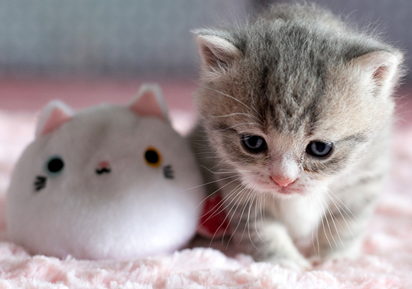
#> input picture images/cat.png, 412 x 289 px
$ jupyter execute --allow-errors computer_vision.ipynb
#> lines starting #> are read from the running program, lines starting #| are printed output that depends on the picture
[cell 1]
from PIL import Image
from numpy import *
import os
from numpy import array
from sklearn.decomposition import TruncatedSVD
import scipy
import numpy as np

[cell 2]
from IPython.core.display import HTML
HTML("""
<style>
.output_png {
    display: table-cell;
    text-align: center;
    margin:auto;
}
.prompt
    display:none;
}
</style>
""")

# <center>Import exmaple images !</center>

[cell 3]
pil_im=Image.open('images/cat.png')
#> pil_im is the input picture: PIL image 412x289 RGBA; mean R, G, B, A 158.8, 148.2, 150.1, 255
pil_im

#  <center> Steps behind the PCA </center>
### Pca is based on the correlation between features. It aims to find the directions of max variances in hgh-dimensional data and projects it onto a new suspace with equal or fewer dimensions than the original ones.
#### Note: before we o the PCA, we need to standardze the features if they are easured on different scales and we want to assign equal importance to all features.

#### Steps:
<ul>
<li> 1, Standardized the d-dimensional dataset. </li>
<li> 2, Construct the covariance matrix. </li>
<li> 3, Decompose the covariance matrix into its eigenvectors and eigenvalues. </li>
<li> 4, Sort the eigenvalues by decreasing order to rank the corresponding eigenvectors. </li>
<li> 5, Select k eigenvectors which correspond to the k largest eigenvalues, where k is the dimensions of the new feature subspace. The k number determined by  <br> <center>$\frac{\lambda_k} { \sum\limits_{k=1}^{d}\lambda_k  }   $ </center> </li>
<li> 6, Construct the projection matrix W from the "top" k eigenvectors.  </li>
<li> 7, Transform the d-dimensional input dataset X using the projection matrix W to obtain the new K-dimensional feature subspace. </li>
</ul>

[cell 4]
def pca(x, k):
    dimx, dimy = x.shape

    mean_x = x.mean(axis=0)
    x= x-mean_x

    if dim> num_data:
        M = dot(x, x.T) ## this is the covariance matrix
        # C = np.cov(X, rowvar=False)
        e, EV = scipy.sparse.linalg.eigsh(M, k, which='LM')
        ##largest_eigsh(M, k, which='LM')
        ## the eigenvectors of the covariance matix represent the principlal components (the directions
        ## of maximum variance), whereas the corresponding eigenvalues will define their magnitude
        temp = dot(x.T, EV).T
        V = temp[::-1]
        S = sqrt(e)[::-1]
        for i in range(V.shape[1]):
            V[:,i] /= S
    else:
        U,S,V = linalg.svd(x)
        V = V[:num_data]
    return V, S, mean_x

[cell 5]
im = array(Image.open('images/cat.png').convert('L'))
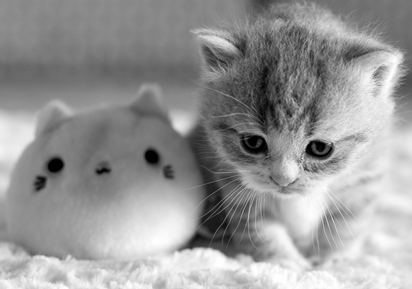
#> im: shape (289, 412); min 0, max 255, mean 151.6
print(im)
#> (printed output is left out)
print(im.shape)
#| (289, 412)
x = im

[cell 6]
mean_x = x.mean(axis=0)
#> mean_x = 412 values, max 209.6 at index 386, min 105.5 at index 263, mean 151.6
x= x-mean_x
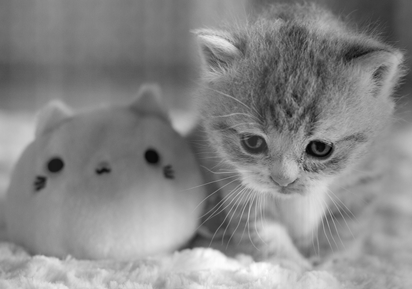
#> x: shape (289, 412) float64; min -165, max 144.3, mean 0; drawn with min black and max white
print(x)
#> (printed output is left out)
print(x.shape)
#| (289, 412)

[cell 7]
M = dot(x, x.T)
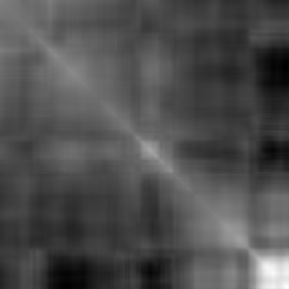
#> M: shape (289, 289) float64; min -1172584, max 2608142.8, mean 0; drawn with min black and max white
e, EV = scipy.sparse.linalg.eigsh(M, 50, which='LM')
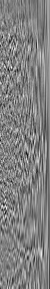
#> EV: shape (289, 50) float64; min -0.267, max 0.259, mean -1.25e-17; drawn with min black and max white
#> e = 50 values from 77530.8 to 122764204.7
print(EV)
#> (printed output is left out)
print(EV.shape)
#| (289, 50)
print(len(e))
#| 50
